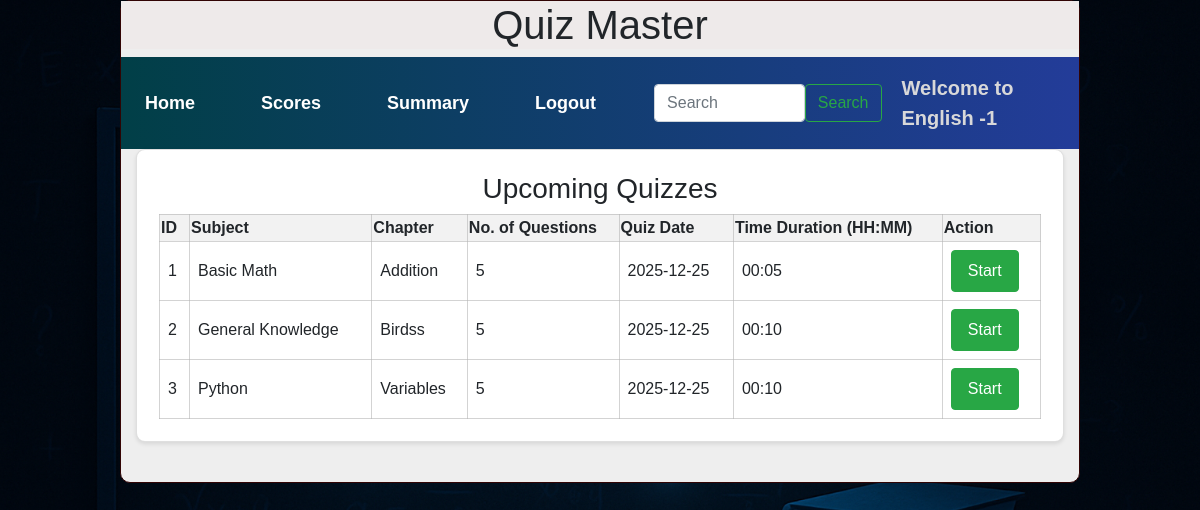
/user/2/English -1, run on the app's committed database.
### models/models.py (models this page shows)
class Quiz(db.Model):
    id = db.Column(db.Integer, primary_key=True)
    chapter_id = db.Column(db.Integer, db.ForeignKey("chapter.id"), nullable=False)
    date_of_quiz = db.Column(db.Date, nullable=False)
    time_duration = db.Column(db.String(50), nullable=False)
    no_of_questions = db.Column(db.Integer, nullable=False)
    questions = db.relationship("Question", cascade="all,delete", backref="quiz", lazy=True)
    scores = db.relationship("Score", cascade="all,delete", backref="quiz", lazy=True)

class Subject(db.Model):
    id = db.Column(db.Integer, primary_key=True)
    name = db.Column(db.String(255), unique=True, nullable=False)
    description = db.Column(db.Text, nullable=True)
    chapters = db.relationship("Chapter", cascade="all,delete", backref="subject", lazy=True)

class Chapter(db.Model):
    id = db.Column(db.Integer, primary_key=True)
    name = db.Column(db.String(255), nullable=False)
    description = db.Column(db.Text, nullable=True)
    subject_id = db.Column(db.Integer, db.ForeignKey("subject.id"), nullable=False)
    quizzes = db.relationship("Quiz", cascade="all,delete", backref="chapter", lazy=True)

### controllers/controllers.py (the view)
@app.route("/user/<uid>/<name>")
def user_dashboard(uid, name):
    user = User.query.get_or_404(uid)
    quizzes = Quiz.query.join(Question).group_by(Quiz.id).all()
    dt_time_now = date.today()
    return render_template("user_dashboard.html", user=user, name=name, quizzes=quizzes, dt_time_now=dt_time_now)

### templates/user_dashboard.html
{% extends "user_layout.html" %}
{% block content %}
    <div class="container">
        {% if quizzes %}
        <div class="row">
            <div class="col">
                <div class="card" style="width: 100%;">
                    <div class="card-body">
                        <h3 class="text-center">Upcoming Quizzes</h3>
                        <table class="my_table1">
                            <thead class="table-light">
                                <tr>
                                    <th>ID</th>
                                    <th>Subject</th>
                                    <th>Chapter</th>
                                    <th>No. of Questions</th>
                                    <th>Quiz Date</th>
                                    <th>Time Duration (HH:MM)</th>
                                    <th>Action</th>
                                </tr>
                            </thead>
                            <tbody>
                                {% for quiz in quizzes %}
                                {%if quiz.date_of_quiz >= dt_time_now%}
                                <tr>
                                    <td>{{ loop.index }}</td>
                                    <td>{{ quiz.chapter.subject.name }}</td>
                                    <td>{{ quiz.chapter.name }}</td>
                                    <td>{{ quiz.no_of_questions }}</td>
                                    <td>{{ quiz.date_of_quiz }}</td>
                                    <td>{{ quiz.time_duration }}</td>
                                    <td>
                                        <a href="/start_quiz/{{quiz.id}}/{{user.id}}/{{name}}"
                                        class="btn btn-md btn-success px-3 py-2">Start</a>
                                    </td>
                                </tr>
                                {%endif%}
                                {% endfor %}
                            </tbody>
                        </table>
                    </div>
                </div>
            </div>
        </div>
        {% else %}
            <h3 class="text-center mt-4">No quizzes available at the moment. Please check back later!</h3>
        {% endif %}
    </div>
{% endblock %}

### static/styles/main.css (style rules this page uses)
.my_table1 { width: 100%; border-collapse: collapse; }
.my_table1 td { padding: 8px; text-align: left; border: 1px solid rgba(181, 181, 181, 0.598); }
.my_table1 th { background-color: #f2f2f2; border: 1px solid rgba(181, 181, 181, 0.598); }
.card { padding: 2px; border-radius: 9px !important; background-color: #fff; box-shadow: 0 2px 4px rgba(0, 0, 0, 0.1); margin-bottom: 40px; }

### templates/user_layout.html (style rules this page uses)
body { background-image: url("/static/images/index.png"); background-size: cover; background-repeat: no-repeat; background-position: center; height: 100vh; margin: 0; font-family: Arial, sans-serif; }

### data on the page
Quiz: chapter.subject.name "Basic Math", chapter.name "Addition", no_of_questions "5", date_of_quiz "2025-12-25", time_duration "00:05"
Quiz: chapter.subject.name "General Knowledge", chapter.name "Birdss", no_of_questions "5", date_of_quiz "2025-12-25", time_duration "00:10"
Quiz: chapter.subject.name "Python", chapter.name "Variables", no_of_questions "5", date_of_quiz "2025-12-25", time_duration "00:10"

### other printed values
{{ name }} "English -1"
